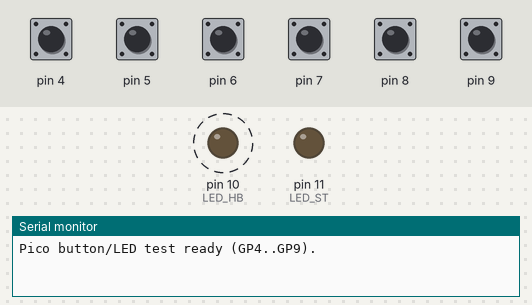
Bench run of a sketch on a simulated Arduino Uno, built with avr-gcc and run on an emulated ATmega328P. Shown: output pins drawn as LEDs (lit = HIGH), the last lines printed to the serial monitor. Dashed ring = blinking. The test bench sets the inputs (shaded band); at power-on: pin 4–9 HIGH.

Above: at 1.4 s.
1.5 s: pin 4 pulled LOW for 0.15 s
At 1.83 s:
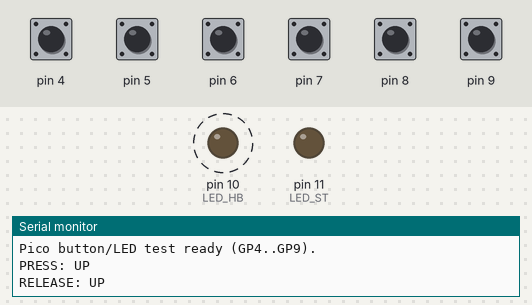
4.5 s: pin 5 pulled LOW for 0.15 s
At 4.83 s:
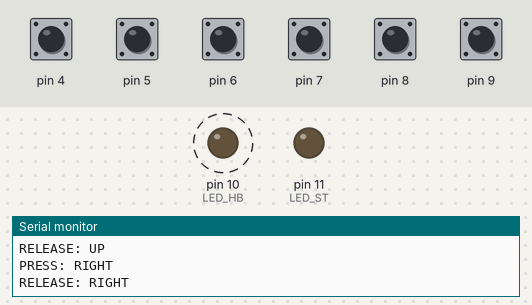
7.5 s: pin 6 pulled LOW for 0.15 s
At 7.83 s:
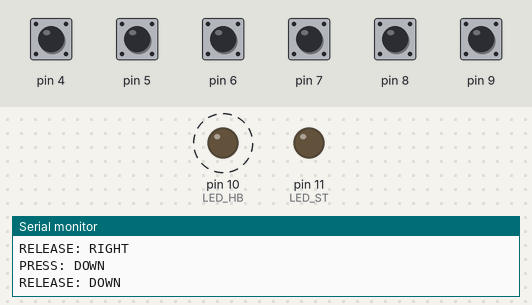
10.5 s: pin 7 pulled LOW for 0.15 s
At 10.83 s:
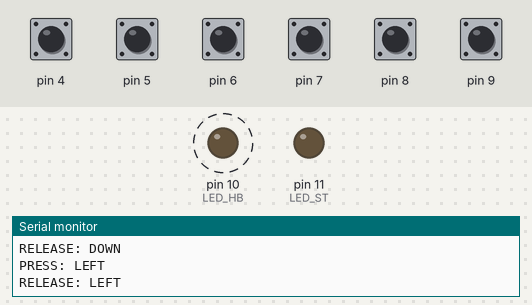
13.5 s: pin 8 pulled LOW for 0.15 s
At 13.83 s:
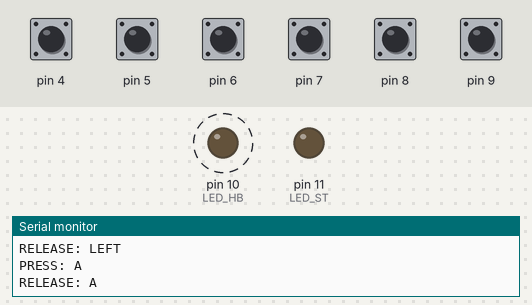
16.5 s: pin 9 pulled LOW for 0.15 s
At 16.83 s:
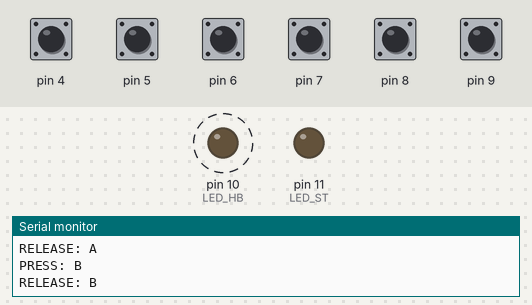
Timing chart, 0 to 20.5 s (numbered marks = the images above; inputs shaded):
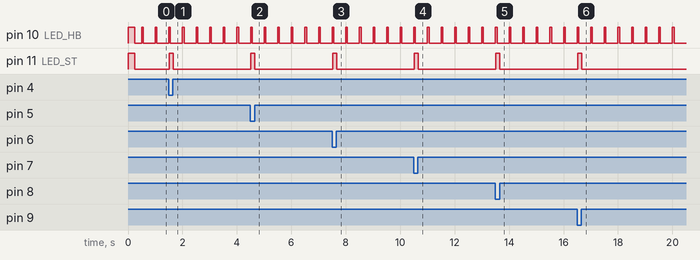

Measured:
- after the input at 1.5 s, pin 11 (LED_ST): LOW → HIGH at once, → LOW 0.15 s later
- after the input at 4.5 s, pin 11 (LED_ST): LOW → HIGH at once, → LOW 0.15 s later
- after the input at 7.5 s, pin 11 (LED_ST): LOW → HIGH at once, → LOW 0.15 s later
- after the input at 10.5 s, pin 11 (LED_ST): LOW → HIGH at once, → LOW 0.15 s later
- after the input at 13.5 s, pin 11 (LED_ST): LOW → HIGH at once, → LOW 0.15 s later
- after the input at 16.5 s, pin 11 (LED_ST): LOW → HIGH at once, → LOW 0.15 s later
- by itself, pin 10 (LED_HB): alternates HIGH for 0.06 s and LOW for 0.44 s

The sketch:

game.ino
```cpp
// ---------- Pins (Raspberry Pi Pico) ----------
const uint8_t LED_HB = 10;  // heartbeat LED on GP10
const uint8_t LED_ST = 11;  // status LED on GP11
/*
  GP9,  "B"},
  GP8,  "A"},
  GP7,  "LEFT"},
  GP6,  "DOWN"},
  GP5,  "RIGHT"},
  GP4,  "UP"
*/

// Buttons (active-low with internal pull-ups)
struct Btn {
  uint8_t pin;
  const char* name;
  bool raw=false, lastRaw=false, stable=false;
  unsigned long tEdge=0;
};

// Your mapping:
Btn btns[] = {
  {9,  "B"},
  {8,  "A"},
  {7,  "LEFT"},
  {6,  "DOWN"},
  {5,  "RIGHT"},
  {4,  "UP"},
};

const unsigned long DEBOUNCE_MS = 15;

// ---------- Setup ----------
void setup() {
  pinMode(LED_HB, OUTPUT);
  pinMode(LED_ST, OUTPUT);

  for (auto &b : btns) pinMode(b.pin, INPUT_PULLUP); // idle = HIGH, pressed = LOW

  // quick power-on self test
  digitalWrite(LED_HB, HIGH);
  digitalWrite(LED_ST, HIGH);
  delay(250);
  digitalWrite(LED_HB, LOW);
  digitalWrite(LED_ST, LOW);

  Serial.begin(115200);
  Serial.println("Pico button/LED test ready (GP4..GP9).");
}

// heartbeat state
unsigned long tHB = 0; bool hbOn = false;

void loop() {
  unsigned long now = millis();

  // --- Heartbeat on GP10 (~2 Hz, short pulse) ---
  if (!hbOn && now - tHB >= 500) { hbOn = true;  tHB = now; digitalWrite(LED_HB, HIGH); }
  if ( hbOn && now - tHB >= 60 ) { hbOn = false;             digitalWrite(LED_HB, LOW);  }

  // --- Read & debounce buttons ---
  bool anyPressed = false;

  for (auto &b : btns) {
    bool r = (digitalRead(b.pin) == LOW); // active-low = pressed
    if (r != b.lastRaw) { b.tEdge = now; b.lastRaw = r; }
    if ((now - b.tEdge) >= DEBOUNCE_MS && b.stable != r) {
      b.stable = r;
      Serial.print(b.stable ? "PRESS: " : "RELEASE: "); Serial.println(b.name);
    }
    anyPressed |= b.stable;
  }

  // --- Status LED on GP11: ON while any button is held ---
  digitalWrite(LED_ST, anyPressed ? HIGH : LOW);
}
```
